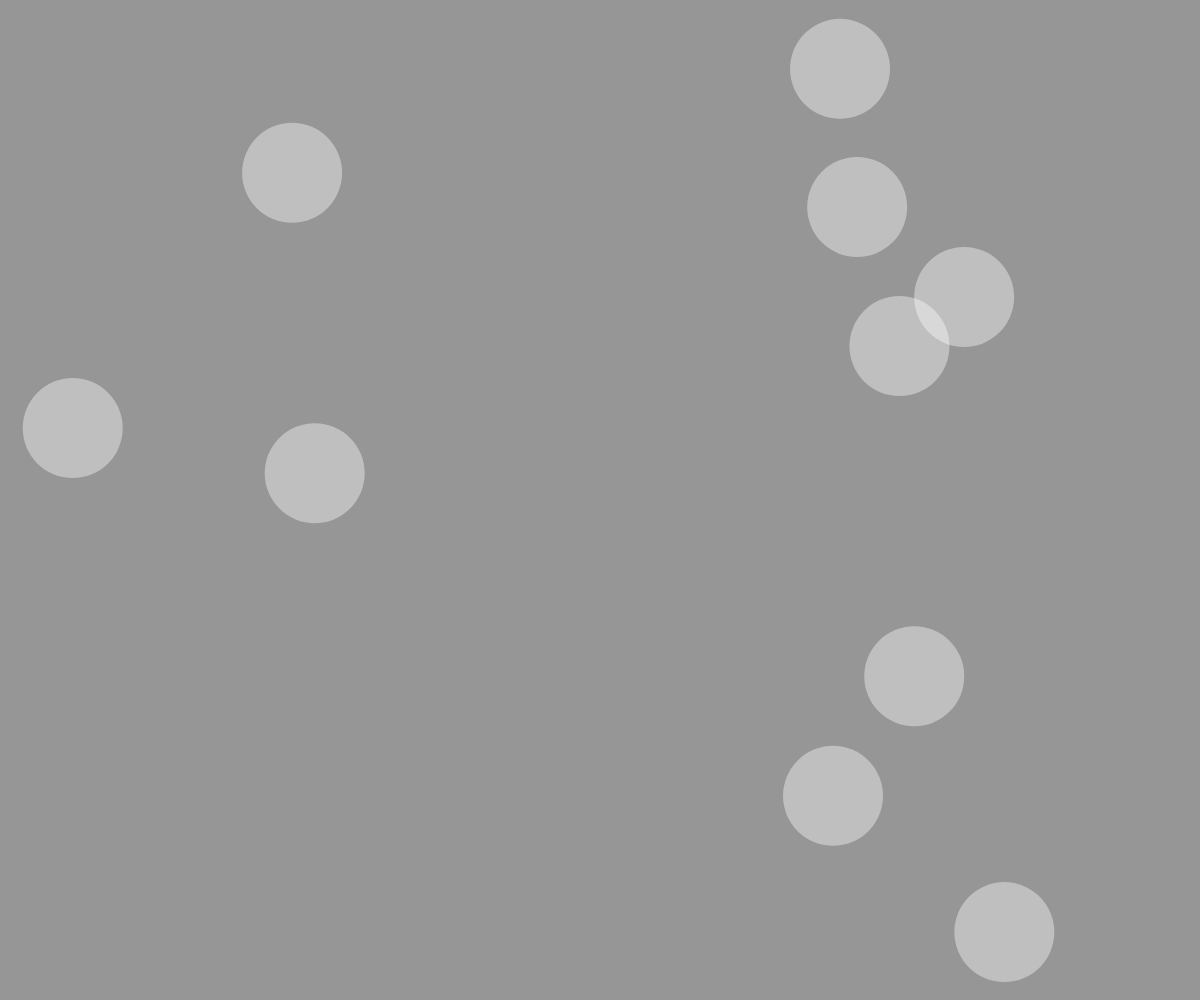
Frame 1 (no input)
Frame 60 (no input): identical to frame 1, image omitted
Frame 120 (the mouse pressed at the canvas centre since frame 60): identical to frame 1, image omitted

The p5.js sketch that drew this single still picture (run headless with seeded random() and noise() and a simulated clock; from frame 60 on, the mouse is pressed at the canvas centre):

// p5.js sketch
// ── sketch.js
var circles = [];

function setup() {

  createCanvas(windowWidth, windowHeight);

  for (var i=0; i<10; i++) {
    var x = random(0, windowWidth);
    var y = random(0, windowHeight);
    circles.push(new Circle(x, y));
  }
}

function mousePressed() {
  for (var i = 0; i < circles.length; i++) {
    circles[i].clicked();
  }
}

function draw() {
  background(150, 150, 150);

  for (var i = 0; i < circles.length; i ++)  {
    circles[i].display();
  }
}

class Circle {
  constructor(tempX, tempY) {
    this.x = tempX;
    this.y = tempY;
    this.col = color(255, 100);
  }

  display() {
    strokeWeight(0);
    fill(this.col);
    ellipse(this.x, this.y, 100, 100);
  }

  clicked() {
    var d = dist(mouseX, mouseY, this.x, this.y);
    if (d<50) {
      this.col = color(255, 0, 200);
    }
  }
}
